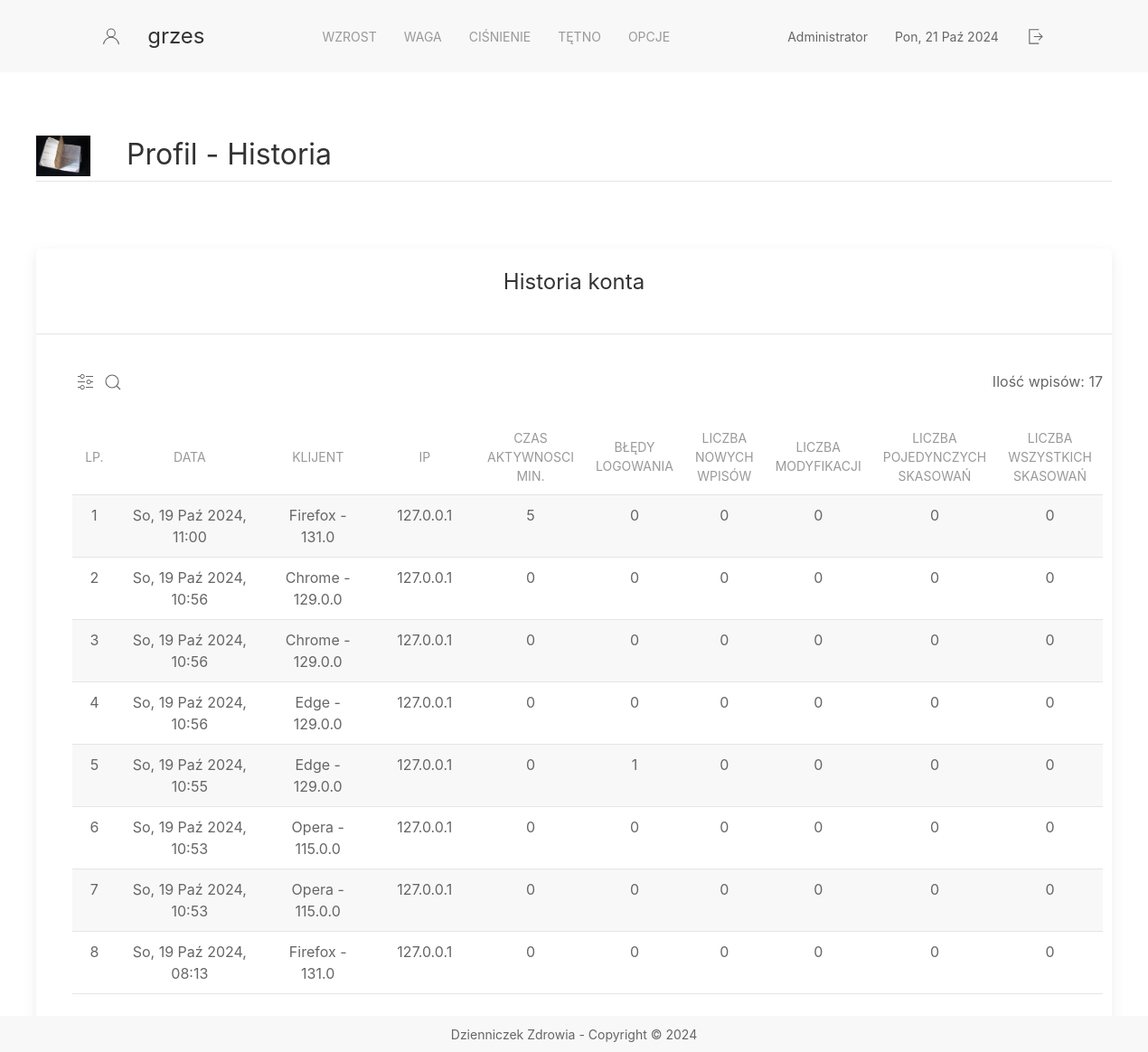
/users/history/ (signed in), run on the app's committed database.
### app_users/models.py (models this page shows)
class LoginHistory(models.Model):
    user = models.ForeignKey(User, on_delete=models.CASCADE)
    login_date = models.DateTimeField(auto_now_add= True, validators=[validate_date])
    logout_date = models.DateTimeField(null=True, blank=True, validators=[validate_date])
    cnt_activity = models.IntegerField(default=0)  # czas aktywnosci
    user_agent = models.TextField(null=True, blank=True) # przechowa rodaj przeglądarki
    ip_address = models.GenericIPAddressField(null=True, blank=True)
    failed_login_attempts = models.IntegerField(default=0)  #  ilosc błednych logowań
    cnt_modification = models.IntegerField(default=0) # ilość modyfikacji podczas zalogowania
    cnt_entries = models.IntegerField(default=0) # ilość wpisów podczas zalogowania
    cnt_deleted = models.IntegerField(default=0) # ilość skasowanych wpisów podczas zalogowania
    cnt_all_deleted = models.IntegerField(default=0) # ilość czyszczenia wszystkich wpisów podczas zalogowania

### app_users/views.py (the view)
# urls.py: path('history/', views.history, name='history_url'),
@login_required
def history(request):
    logged_user = request.user
    filter_value = request.GET.get('search')
    sort_value = request.GET.get('sort_by', '-logout_date')
    search_category = request.GET.get('filtering_by')
    if filter_value and len(filter_value) > 0:
        query = {f"{search_category}__icontains": filter_value}
        found_history = LoginHistory.objects.filter(user=logged_user, **query).order_by(sort_value)
    else:
        found_history = LoginHistory.objects.filter(user=logged_user).order_by(sort_value)
    page_num = request.GET.get('page', 1)
    pages = Paginator(found_history, 8)
    pages_max = pages.num_pages
    pages_max_elements = pages.count
    page_results = pages.get_page(page_num)
    context = {
        'filter_value': filter_value,
        'sort_value': sort_value,
        'filtering_by': search_category,
        'pages_max': pages_max,
        'pages_max_elements': pages_max_elements,
        'history': page_results,
        'user': logged_user,
    }
    return render(request, 'history.html', context)

### app_users/templates/history.html (shortened to what this page needs)
{% extends 'fragments/layout.html' %}
{% load static %}
{% block page_content %}
    <div class="container">
        <div class="uk-panel">
            <img class="uk-align-left uk-margin-remove-adjacent" src="{% static 'background.JPG' %}" width="60"
                 height="28" alt="info">
            <h2 class="uk-heading-divider" style="position: relative">Profil - Historia</h2>
        </div>
        <div style="height: 50px"></div>
        <div class="uk-card uk-card-default uk-border-rounded">
            <div class="uk-card-header">
                <div class="uk-width-expand">
                    <h3 class="uk-card-title uk-position-relative uk-position-top-center">Historia konta</h3>
                </div>
            </div>
            <div class="uk-card-body" style="width:1140px; margin: auto">
                <div>
                    <a href uk-icon="icon: settings" uk-tooltip="Sortuj" style="margin-left: 5px"></a>
                    <a href uk-icon="icon: search" uk-tooltip="Wyszukaj" style="margin-left: 5px"></a>
                    <span class="uk-position-relative uk-align-right"> Ilość wpisów: {{ pages_max_elements }} </span>
                </div>
                <table class="uk-table uk-table-striped uk-table-hover uk-table-small">
                    <thead>
                    <tr>
                        <th style="width:5%; text-align: center" class="uk-text-middle">Lp.</th>
                        <th style="width:30%; text-align: center" class="uk-text-middle">Data</th>
                        <th style="width:17%; text-align: center" class="uk-text-middle">Klijent</th>
                        <th style="width:15%; text-align: center" class="uk-text-middle">IP</th>
                        <th style="width:5%; text-align: center" class="uk-text-middle">Czas aktywnosci min.</th>
                        <th style="width:5%; text-align: center" class="uk-text-middle">Błędy logowania</th>
                        <th style="width:5%; text-align: center" class="uk-text-middle">Liczba nowych wpisów</th>
                        <th style="width:5%; text-align: center" class="uk-text-middle">Liczba modyfikacji</th>
                        <th style="width:5%; text-align: center" class="uk-text-middle">Liczba pojedynczych skasowań
                        </th>
                        <th style="width:5%; text-align: center" class="uk-text-middle">Liczba wszystkich skasowań</th>
                    </tr>
                    </thead>
                    <tbody>
                    {% for value in history %}
                        <tr style="text-align: center">
                            <td>
                                {{ history.start_index|add:forloop.counter0 }}
                            </td>
                            <td>{{ value.login_date |date:'D, d M Y,' }} {{ value.login_date |time:"H:i" }}</td>
                            <td>{{ value.user_agent }}</td>
                            <td>{{ value.ip_address }}</td>
                            <td>{{ value.cnt_activity }}</td>
                            <td>{{ value.failed_login_attempts }}</td>
                            <td>{{ value.cnt_entries }}</td>
                            <td>{{ value.cnt_modification }}</td>
                            <td>{{ value.cnt_deleted }}</td>
                            <td>{{ value.cnt_all_deleted }}</td>
                        </tr>
                    {% endfor %}
                    </tbody>
                </table>
            </div>
            <div class="uk-position-center uk-position-relative">
              <span>
                  <span>Strona {{ history.number }} z {{ history.paginator.num_pages }}</span>
                  {% if history.has_next %}
                      <a href="?page={{ history.next_page_number }}" style="color: #32CD32"> Następna</a>
                      <a href="?page={{ history.paginator.num_pages }}" style="color: #00BFFF; margin-left: 20px"> Ostatnia  &raquo;</a>
                  {% endif %}
              </span>
            </div>
        </div>
    </div>
{% endblock %}

### templates/fragments/menu.html (shortened to what this page needs)
<nav class="uk-navbar-container" uk-navbar uk-sticky>
    <div class="uk-navbar-center nav-overlay">
        <span class="uk-navbar-item" uk-icon="icon: user; ratio: 1" ></span>
        <a href="{% url 'home_url' %}" class="uk-navbar-item uk-logo" style="margin-right: 100px">
            {% if user.is_authenticated %}
                {{ user.get_username }}
            {% else %}
                Gość
            {% endif %}
        </a>
        <ul class="uk-navbar-nav">
            <li class="uk-parent"><a href="/growths/">Wzrost</a></li>
            <li class="uk-parent"><a href="/weights">Waga</a></li>
            <li class="uk-parent"><a href="/pressures/">Ciśnienie</a></li>
            <li class="uk-parent"><a href="/pulses/">Tętno</a></li>
            <li>
                <a href="#">Opcje</a>
            </li>
        </ul>
        <span class="uk-navbar-item" style="margin-left: 100px">
            {% if user.is_authenticated %}
                {% if user.is_superuser %}
                    Administrator
                {% else %}
                    Użytkownik
                {% endif %}
            {% else %}
                Gość
            {% endif %}
        </span>
        <span class="uk-navbar-item">{% now "D, d M Y" %}</span>
        {% if user.is_authenticated %}
            <form method="POST" action="{% url 'logout' %}">
                <button href="/" uk-icon="icon: sign-out; ratio: 1.1" uk-tooltip="Wyloguj"></button>
            </form>
     {% endif %}
    </div>
</nav>

### data on the page
LoginHistory: start_index|add "1", login_date "So, 19 Paź 2024,", login_date "11:00", user_agent "Firefox - 131.0", ip_address "127.0.0.1", cnt_activity "5", failed_login_attempts "0", cnt_entries "0", cnt_modification "0", cnt_deleted "0", cnt_all_deleted "0"
LoginHistory: start_index|add "2", login_date "So, 19 Paź 2024,", login_date "10:56", user_agent "Chrome - 129.0.0", ip_address "127.0.0.1", cnt_activity "0", failed_login_attempts "0", cnt_entries "0", cnt_modification "0", cnt_deleted "0", cnt_all_deleted "0"
LoginHistory: start_index|add "3", login_date "So, 19 Paź 2024,", login_date "10:56", user_agent "Chrome - 129.0.0", ip_address "127.0.0.1", cnt_activity "0", failed_login_attempts "0", cnt_entries "0", cnt_modification "0", cnt_deleted "0", cnt_all_deleted "0"
LoginHistory: start_index|add "4", login_date "So, 19 Paź 2024,", login_date "10:56", user_agent "Edge - 129.0.0", ip_address "127.0.0.1", cnt_activity "0", failed_login_attempts "0", cnt_entries "0", cnt_modification "0", cnt_deleted "0", cnt_all_deleted "0"
LoginHistory: start_index|add "5", login_date "So, 19 Paź 2024,", login_date "10:55", user_agent "Edge - 129.0.0", ip_address "127.0.0.1", cnt_activity "0", failed_login_attempts "1", cnt_entries "0", cnt_modification "0", cnt_deleted "0", cnt_all_deleted "0"
LoginHistory: start_index|add "6", login_date "So, 19 Paź 2024,", login_date "10:53", user_agent "Opera - 115.0.0", ip_address "127.0.0.1", cnt_activity "0", failed_login_attempts "0", cnt_entries "0", cnt_modification "0", cnt_deleted "0", cnt_all_deleted "0"
LoginHistory: start_index|add "7", login_date "So, 19 Paź 2024,", login_date "10:53", user_agent "Opera - 115.0.0", ip_address "127.0.0.1", cnt_activity "0", failed_login_attempts "0", cnt_entries "0", cnt_modification "0", cnt_deleted "0", cnt_all_deleted "0"
LoginHistory: start_index|add "8", login_date "So, 19 Paź 2024,", login_date "08:13", user_agent "Firefox - 131.0", ip_address "127.0.0.1", cnt_activity "0", failed_login_attempts "0", cnt_entries "0", cnt_modification "0", cnt_deleted "0", cnt_all_deleted "0"

### other printed values
{{ user.get_username }} "grzes"
{{ pages_max_elements }} "17"
